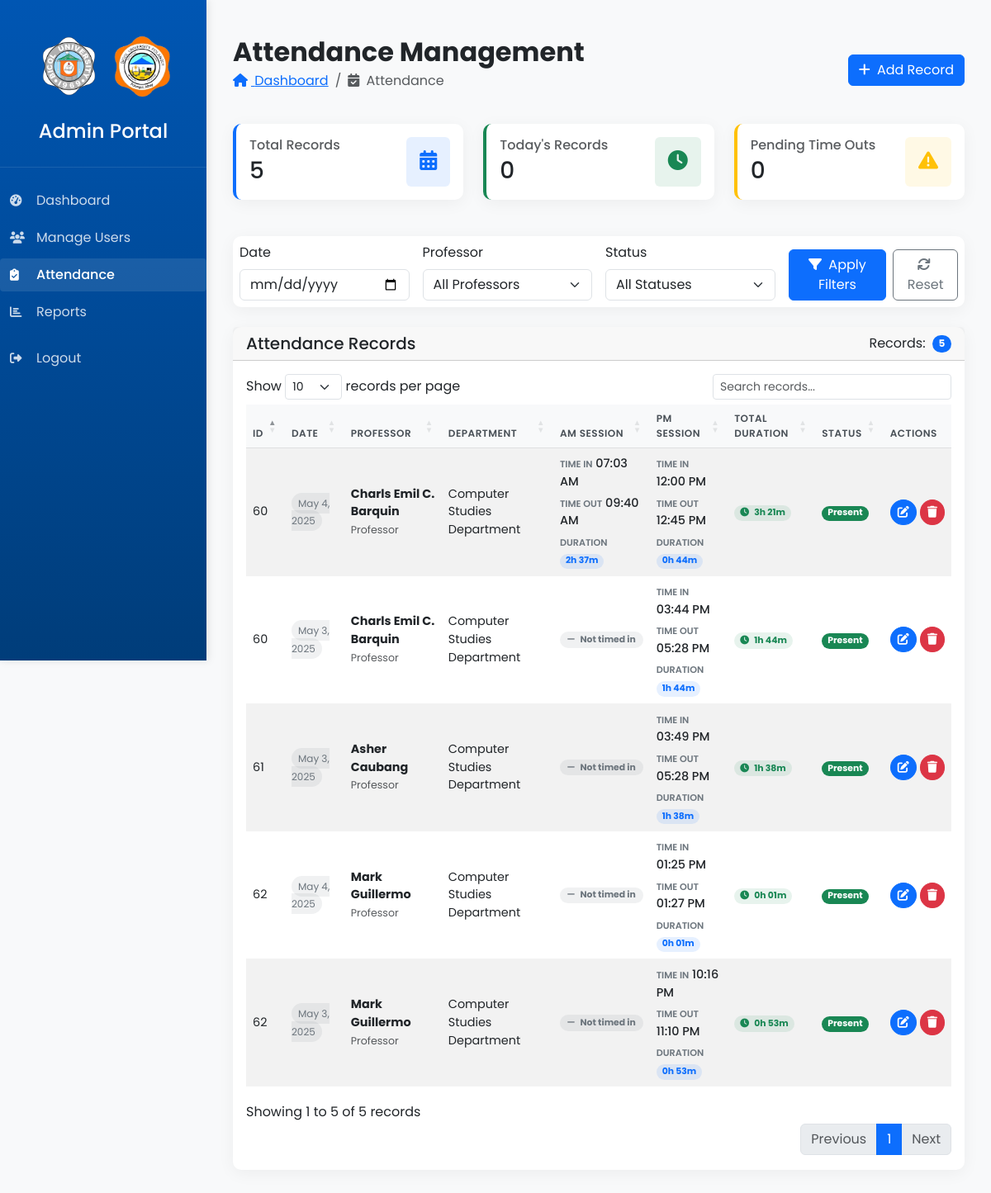
The app's page /admin/manage-attendance.php (signed in) with its own data.
### tables this page shows
CREATE TABLE `attendance` (
  `id` int(11) NOT NULL,
  `professor_id` int(11) NOT NULL,
  `am_check_in` datetime DEFAULT NULL,
  `am_check_out` datetime DEFAULT NULL,
  `pm_check_in` datetime DEFAULT NULL,
  `pm_check_out` datetime DEFAULT NULL,
  `status` enum('present','absent','half-day') DEFAULT 'absent',
  `recorded_at` timestamp NOT NULL DEFAULT current_timestamp(),
  `checkin_date` date NOT NULL DEFAULT curdate(),
  `date` date DEFAULT NULL,
  `work_duration` time DEFAULT NULL,
  `is_late` tinyint(1) DEFAULT 0,
  `schedule_id` int(11) DEFAULT NULL
);

CREATE TABLE `professors` (
  `id` int(11) NOT NULL,
  `name` varchar(100) NOT NULL,
  `email` varchar(100) NOT NULL,
  `designation` varchar(50) DEFAULT NULL,
  `profile_image` varchar(255) DEFAULT NULL,
  `created_at` timestamp NOT NULL DEFAULT current_timestamp(),
  `status` enum('active','pending') DEFAULT 'active',
  `approved_at` datetime DEFAULT NULL,
  `approved_by` int(11) DEFAULT NULL,
  `department` varchar(100) NOT NULL DEFAULT 'Computer Studies Department',
  `phone` varchar(20) NOT NULL,
  `username` varchar(50) DEFAULT NULL,
  `password` varchar(255) DEFAULT NULL,
  `login_attempts` int(11) DEFAULT 0,
  `last_attempt` datetime DEFAULT NULL,
  `account_locked` tinyint(1) DEFAULT 0,
  `lock_until` datetime DEFAULT NULL,
  `last_failed_attempt_ip` varchar(45) DEFAULT NULL
);

### admin/manage-attendance.php (the view, shortened to what the rows shown need)
<?php
require_once '../config/database.php';
$query = "SELECT
            a.id as attendance_id,
            p.id as professor_db_id,
            a.professor_id,
            a.checkin_date as date,
            MAX(a.am_check_in) as am_check_in,
            MAX(a.am_check_out) as am_check_out,
            MAX(a.pm_check_in) as pm_check_in,
            MAX(a.pm_check_out) as pm_check_out,
            MAX(a.status) as status,
            MAX(a.work_duration) as work_duration,
            p.name as professor_name,
            p.department,
            p.designation,
            CASE
                WHEN MAX(a.am_check_in) IS NOT NULL AND MAX(a.pm_check_in) IS NOT NULL THEN 'present'
                WHEN (MAX(a.am_check_in) IS NOT NULL OR MAX(a.pm_check_in) IS NOT NULL) THEN 'half-day'
                ELSE 'absent'
            END as calculated_status
          FROM attendance a
          JOIN professors p ON a.professor_id = p.id";
$query .= " GROUP BY a.professor_id, a.checkin_date";
$query .= " ORDER BY a.checkin_date DESC, p.name ASC";
$stmt = $conn->prepare($query);
$stmt->execute();
$attendance = $stmt->get_result();
$today_attendance = $conn->query("SELECT COUNT(DISTINCT CONCAT(professor_id, '-', checkin_date)) FROM attendance WHERE checkin_date = CURDATE()")->fetch_row()[0];
function calculateDuration($start, $end) {
    if (!$start || !$end) return 0;
    $start_time = new DateTime($start);
    $end_time = new DateTime($end);
    $interval = $start_time->diff($end_time);
    return ($interval->h * 60) + $interval->i;
}
function formatDuration($minutes) {
    $hours = floor($minutes / 60);
    $mins = $minutes % 60;
    return sprintf('%dh %02dm', $hours, $mins);
}
?>
<!DOCTYPE html>
<html lang="en">
<head>
    <link href="https://cdn.jsdelivr.net/npm/bootstrap@5.3.0/dist/css/bootstrap.min.css" rel="stylesheet">
    <link rel="stylesheet" href="https://cdn.datatables.net/1.13.4/css/dataTables.bootstrap5.min.css">
    <link rel="stylesheet" href="https://cdn.datatables.net/buttons/2.3.6/css/buttons.bootstrap5.min.css">
    <link rel="stylesheet" href="https://cdn.datatables.net/buttons/2.3.6/css/buttons.dataTables.min.css">
    <link rel="stylesheet" href="https://cdnjs.cloudflare.com/ajax/libs/font-awesome/6.4.0/css/all.min.css">
    <link rel="stylesheet" href="https://cdn.jsdelivr.net/npm/sweetalert2@11/dist/sweetalert2.min.css">
    <link rel="stylesheet" href="css/dashboard.css">
</head>
<body>
    <main class="main-content">
        <div class="container-fluid py-4">
            <div class="d-flex justify-content-between align-items-center mb-4">
                <div>
                    <h2 class="mb-1 fw-bold">Attendance Management</h2>
                </div>
            </div>
            <div class="card">
                <div class="card-body">
                    <div class="table-responsive">
                        <table id="attendanceTable" class="table table-striped table-hover" style="width:100%">
                            <thead class="table-light">
                                <tr>
                                    <th>ID</th>
                                    <th>Date</th>
                                    <th>Professor</th>
                                    <th>Department</th>
                                    <th>AM Session</th>
                                    <th>PM Session</th>
                                    <th>Total Duration</th>
                                    <th>Status</th>
                                    <th>Actions</th>
                                </tr>
                            </thead>
                            <tbody>
                                <?php while ($record = $attendance->fetch_assoc()):
                                    $am_duration = calculateDuration($record['am_check_in'], $record['am_check_out']);
                                    $pm_duration = calculateDuration($record['pm_check_in'], $record['pm_check_out']);
                                    $total_duration = $am_duration + $pm_duration;
                                    $status = $record['status'] ?? $record['calculated_status'];
                                ?>
                                    <tr>
                                        <td><?= $record['professor_db_id'] ?></td>
                                        <td>
                                            <span class="date-badge rounded-pill px-2 py-1">
                                                <?= date('M j, Y', strtotime($record['date'])) ?>
                                            </span>
                                        </td>
                                        <td>
                                            <div class="d-flex align-items-center">
                                                <div>
                                                    <div class="fw-bold"><?= htmlspecialchars($record['professor_name']) ?></div>
                                                    <small class="text-muted"><?= htmlspecialchars($record['designation']) ?></small>
                                                </div>
                                            </div>
                                        </td>
                                        <td><?= htmlspecialchars($record['department']) ?></td>
                                        <td>
                                            <div class="time-session">
                                                <?php if ($record['am_check_in']): ?>
                                                    <div>
                                                        <span class="time-label">Time In</span>
                                                        <span class="time-value"><?= date('h:i A', strtotime($record['am_check_in'])) ?></span>
                                                    </div>
                                                    <?php if ($record['am_check_out']): ?>
                                                        <div>
                                                            <span class="time-label">Time Out</span>
                                                            <span class="time-value"><?= date('h:i A', strtotime($record['am_check_out'])) ?></span>
                                                        </div>
                                                        <div>
                                                            <span class="time-label">Duration</span>
                                                            <span class="badge rounded-pill bg-primary bg-opacity-10 text-primary">
                                                                <?= formatDuration($am_duration) ?>
                                                            </span>
                                                        </div>
                                                    <?php else: ?>
                                                        <span class="badge rounded-pill bg-warning bg-opacity-10 text-warning">
                                                            <i class="fas fa-clock me-1"></i> Pending time out
                                                        </span>
                                                    <?php endif; ?>
                                                <?php else: ?>
                                                    <span class="badge rounded-pill bg-secondary bg-opacity-10 text-secondary">
                                                        <i class="fas fa-minus me-1"></i> Not timed in
                                                    </span>
                                                <?php endif; ?>
                                            </div>
                                        </td>
                                        <td>
                                            <div class="time-session">
                                                <?php if ($record['pm_check_in']): ?>
                                                    <div>
                                                        <span class="time-label">Time In</span>
                                                        <span class="time-value"><?= date('h:i A', strtotime($record['pm_check_in'])) ?></span>
                                                    </div>
                                                    <?php if ($record['pm_check_out']): ?>
                                                        <div>
                                                            <span class="time-label">Time Out</span>
                                                            <span class="time-value"><?= date('h:i A', strtotime($record['pm_check_out'])) ?></span>
                                                        </div>
                                                        <div>
                                                            <span class="time-label">Duration</span>
                                                            <span class="badge rounded-pill bg-primary bg-opacity-10 text-primary">
                                                                <?= formatDuration($pm_duration) ?>
                                                            </span>
                                                        </div>
                                                    <?php else: ?>
                                                        <span class="badge rounded-pill bg-warning bg-opacity-10 text-warning">
                                                            <i class="fas fa-clock me-1"></i> Pending time out
                                                        </span>
                                                    <?php endif; ?>
                                                <?php else: ?>
                                                    <span class="badge rounded-pill bg-secondary bg-opacity-10 text-secondary">
                                                        <i class="fas fa-minus me-1"></i> Not timed in
                                                    </span>
                                                <?php endif; ?>
                                            </div>
                                        </td>
                                        <td>
                                            <?php if ($total_duration > 0): ?>
                                                <span class="badge rounded-pill bg-success bg-opacity-10 text-success">
                                                    <i class="fas fa-clock me-1"></i>
                                                    <?= formatDuration($total_duration) ?>
                                                </span>
                                            <?php else: ?>
                                                <span class="badge rounded-pill bg-secondary bg-opacity-10 text-secondary">
                                                    <i class="fas fa-minus me-1"></i>
                                                </span>
                                            <?php endif; ?>
                                        </td>
                                        <td>
                                            <?php
                                            $badge_class = 'bg-secondary';
                                            $status_text = 'Not Recorded';
                                            if ($status === 'present') {
                                                $badge_class = 'bg-success';
                                                $status_text = 'Present';
                                            } elseif ($status === 'half-day') {
                                                $badge_class = 'bg-warning text-dark';
                                                $status_text = 'Half Day';
                                            } elseif ($status === 'absent') {
                                                $badge_class = 'bg-danger';
                                                $status_text = 'Absent';
                                            }
                                            ?>
                                            <span class="badge rounded-pill <?= $badge_class ?>">
                                                <?= $status_text ?>
                                            </span>
                                        </td>
                                        <td>
                                            <div class="d-flex justify-content-end gap-1">
                                                <a href="edit-attendance.php?id=<?= $record['attendance_id'] ?>"
                                                    class="btn btn-sm btn-icon btn-primary rounded-circle"
                                                    title="Edit">
                                                    <i class="fas fa-edit"></i>
                                                </a>
                                                <button class="btn btn-sm btn-icon btn-danger rounded-circle delete-btn"
                                                    data-id="<?= $record['attendance_id'] ?>"
                                                    title="Delete"
                                                    data-bs-toggle="modal"
                                                    data-bs-target="#deleteAttendanceModal">
                                                    <i class="fas fa-trash"></i>
                                                </button>
                                            </div>
                                        </td>
                                    </tr>
                                <?php endwhile; ?>
                            </tbody>
                        </table>
                    </div>
                </div>
            </div>
        </div>
    </main>
</body>
</html>

### records on screen
attendance: professor "60", checkin_date "May 4, 2025", professor.name "Charls Emil C. Barquin", professor.designation "Professor", professor.department "Computer Studies Department", am_check_in "07:03 AM", am_check_out "09:40 AM", am_duration "2h 37m", pm_check_in "12:00 PM", pm_check_out "12:45 PM", pm_duration "0h 44m", total_duration "3h 21m", status_text "Present"
attendance: professor "62", checkin_date "May 4, 2025", professor.name "Mark Guillermo", professor.designation "Professor", professor.department "Computer Studies Department", shows "Not timed in", pm_check_in "01:25 PM", pm_check_out "01:27 PM", pm_duration "0h 01m", total_duration "0h 01m", status_text "Present"
attendance: professor "61", checkin_date "May 3, 2025", professor.name "Asher Caubang", professor.designation "Professor", professor.department "Computer Studies Department", shows "Not timed in", pm_check_in "03:49 PM", pm_check_out "05:28 PM", pm_duration "1h 38m", total_duration "1h 38m", status_text "Present"
attendance: professor "60", checkin_date "May 3, 2025", professor.name "Charls Emil C. Barquin", professor.designation "Professor", professor.department "Computer Studies Department", shows "Not timed in", pm_check_in "03:44 PM", pm_check_out "05:28 PM", pm_duration "1h 44m", total_duration "1h 44m", status_text "Present"
attendance: professor "62", checkin_date "May 3, 2025", professor.name "Mark Guillermo", professor.designation "Professor", professor.department "Computer Studies Department", shows "Not timed in", pm_check_in "10:16 PM", pm_check_out "11:10 PM", pm_duration "0h 53m", total_duration "0h 53m", status_text "Present"

### other values on screen
$total_attendance "5"
$today_attendance "0"
$pending_checkouts "0"
$attendance->num_rows "5"
